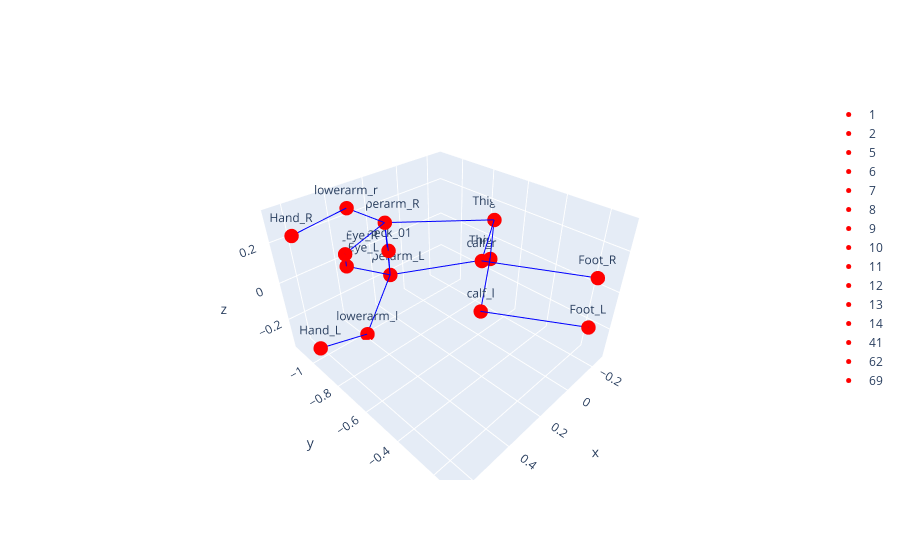

Source (notebook cell):
### Code cell
import plotly.graph_objects as go
import numpy as np

unity_pose_3d = pose_3d_data[0]['joints3d']
print(unity_pose_3d)

def visualize_unity_3d_pose(kpts_3d, unity_mhr70_mapping, mhr70_skeleton_links):

    fig = go.Figure()

    for kid, name in unity_mhr70_mapping.items():
        for i in kpts_3d:
            n = i['name']
            x, y, z = i['x'], i['y'], i['z']

            if name == n: 

                fig.add_trace(go.Scatter3d(
                    x=[z],
                    y=[-y],  
                    z=[x],
                    mode='markers+text',
                    marker=dict(size=5, color='red'),
                    text=[name],
                    textposition='top center',
                    name=kid
                ))

    # 连线
    for start_id, end_id, *info in mhr70_skeleton_links:
        start_name = unity_mhr70_mapping.get(start_id)
        end_name = unity_mhr70_mapping.get(end_id)

        start_point = next((i for i in kpts_3d if i['name'] == start_name), None)
        end_point = next((i for i in kpts_3d if i['name'] == end_name), None)

        if start_point and end_point:
            fig.add_trace(go.Scatter3d(
                x=[start_point['z'], end_point['z']],
                y=[-start_point['y'], -end_point['y']],  
                z=[start_point['x'], end_point['x']],
                mode='lines',
                line=dict(color='blue', width=2),
                showlegend=False
            ))  

    fig.show()

# 実行
visualize_unity_3d_pose(unity_pose_3d, unity_mhr70_mapping, mhr70_skeleton_links)

### Figure 1 — Plotly figure (JSON) as saved in the notebook; plotly's stock layout.template omitted (floating-point values rounded to 4 significant figures)
{"data": [{"marker": {"color": "red", "size": 5}, "mode": "markers+text", "name": "1", "text": ["Bone_Eye_L"], "textposition": "top center", "type": "scatter3d", "x": [0.3641], "y": [-1.126], "z": [-0.0408]}, {"marker": {"color": "red", "size": 5}, "mode": "markers+text", "name": "2", "text": ["Bone_Eye_R"], "textposition": "top center", "type": "scatter3d", "x": [0.3623], "y": [-1.126], "z": [0.02453]}, {"marker": {"color": "red", "size": 5}, "mode": "markers+text", "name": "5", "text": ["Upperarm_L"], "textposition": "top center", "type": "scatter3d", "x": [0.1596], "y": [-1.064], "z": [-0.156]}, {"marker": {"color": "red", "size": 5}, "mode": "markers+text", "name": "6", "text": ["Upperarm_R"], "textposition": "top center", "type": "scatter3d", "x": [0.1653], "y": [-1.065], "z": [0.1388]}, {"marker": {"color": "red", "size": 5}, "mode": "markers+text", "name": "7", "text": ["lowerarm_l"], "textposition": "top center", "type": "scatter3d", "x": [0.3981], "y": [-0.9687], "z": [-0.3461]}, {"marker": {"color": "red", "size": 5}, "mode": "markers+text", "name": "8", "text": ["lowerarm_r"], "textposition": "top center", "type": "scatter3d", "x": [0.4117], "y": [-0.9786], "z": [0.3232]}, {"marker": {"color": "red", "size": 5}, "mode": "markers+text", "name": "9", "text": ["Thigh_L"], "textposition": "top center", "type": "scatter3d", "x": [-0.2509], "y": [-0.7558], "z": [-0.1057]}, {"marker": {"color": "red", "size": 5}, "mode": "markers+text", "name": "10", "text": ["Thigh_R"], "textposition": "top center", "type": "scatter3d", "x": [-0.264], "y": [-0.7558], "z": [0.1105]}, {"marker": {"color": "red", "size": 5}, "mode": "markers+text", "name": "11", "text": ["calf_l"], "textposition": "top center", "type": "scatter3d", "x": [0.0918], "y": [-0.5159], "z": [-0.1253]}, {"marker": {"color": "red", "size": 5}, "mode": "markers+text", "name": "12", "text": ["calf_r"], "textposition": "top center", "type": "scatter3d", "x": [0.08709], "y": [-0.5283], "z": [0.1284]}, {"marker": {"color": "red", "size": 5}, "mode": "markers+text", "name": "13", "text": ["Foot_L"], "textposition": "top center", "type": "scatter3d", "x": [-0.138], "y": [-0.1176], "z": [-0.1176]}, {"marker": {"color": "red", "size": 5}, "mode": "markers+text", "name": "14", "text": ["Foot_R"], "textposition": "top center", "type": "scatter3d", "x": [-0.1197], "y": [-0.1176], "z": [0.1403]}, {"marker": {"color": "red", "size": 5}, "mode": "markers+text", "name": "41", "text": ["Hand_R"], "textposition": "top center", "type": "scatter3d", "x": [0.6534], "y": [-1.002], "z": [0.2806]}, {"marker": {"color": "red", "size": 5}, "mode": "markers+text", "name": "62", "text": ["Hand_L"], "textposition": "top center", "type": "scatter3d", "x": [0.6388], "y": [-0.9902], "z": [-0.2972]}, {"marker": {"color": "red", "size": 5}, "mode": "markers+text", "name": "69", "text": ["neck_01"], "textposition": "top center", "type": "scatter3d", "x": [0.1656], "y": [-1.054], "z": [-0.008641]}, {"line": {"color": "blue", "width": 2}, "mode": "lines", "showlegend": false, "type": "scatter3d", "x": [0.1656, 0.1596], "y": [-1.054, -1.064], "z": [-0.008641, -0.156]}, {"line": {"color": "blue", "width": 2}, "mode": "lines", "showlegend": false, "type": "scatter3d", "x": [0.1656, 0.1653], "y": [-1.054, -1.065], "z": [-0.008641, 0.1388]}, {"line": {"color": "blue", "width": 2}, "mode": "lines", "showlegend": false, "type": "scatter3d", "x": [0.1596, 0.1653], "y": [-1.064, -1.065], "z": [-0.156, 0.1388]}, {"line": {"color": "blue", "width": 2}, "mode": "lines", "showlegend": false, "type": "scatter3d", "x": [0.1596, 0.3641], "y": [-1.064, -1.126], "z": [-0.156, -0.0408]}, {"line": {"color": "blue", "width": 2}, "mode": "lines", "showlegend": false, "type": "scatter3d", "x": [0.1653, 0.3623], "y": [-1.065, -1.126], "z": [0.1388, 0.02453]}, {"line": {"color": "blue", "width": 2}, "mode": "lines", "showlegend": false, "type": "scatter3d", "x": [0.3641, 0.3623], "y": [-1.126, -1.126], "z": [-0.0408, 0.02453]}, {"line": {"color": "blue", "width": 2}, "mode": "lines", "showlegend": false, "type": "scatter3d", "x": [0.1596, 0.3981], "y": [-1.064, -0.9687], "z": [-0.156, -0.3461]}, {"line": {"color": "blue", "width": 2}, "mode": "lines", "showlegend": false, "type": "scatter3d", "x": [0.3981, 0.6388], "y": [-0.9687, -0.9902], "z": [-0.3461, -0.2972]}, {"line": {"color": "blue", "width": 2}, "mode": "lines", "showlegend": false, "type": "scatter3d", "x": [0.1653, 0.4117], "y": [-1.065, -0.9786], "z": [0.1388, 0.3232]}, {"line": {"color": "blue", "width": 2}, "mode": "lines", "showlegend": false, "type": "scatter3d", "x": [0.4117, 0.6534], "y": [-0.9786, -1.002], "z": [0.3232, 0.2806]}, {"line": {"color": "blue", "width": 2}, "mode": "lines", "showlegend": false, "type": "scatter3d", "x": [-0.2509, -0.264], "y": [-0.7558, -0.7558], "z": [-0.1057, 0.1105]}, {"line": {"color": "blue", "width": 2}, "mode": "lines", "showlegend": false, "type": "scatter3d", "x": [0.1596, -0.2509], "y": [-1.064, -0.7558], "z": [-0.156, -0.1057]}, {"line": {"color": "blue", "width": 2}, "mode": "lines", "showlegend": false, "type": "scatter3d", "x": [0.1653, -0.264], "y": [-1.065, -0.7558], "z": [0.1388, 0.1105]}, {"line": {"color": "blue", "width": 2}, "mode": "lines", "showlegend": false, "type": "scatter3d", "x": [-0.2509, 0.0918], "y": [-0.7558, -0.5159], "z": [-0.1057, -0.1253]}, {"line": {"color": "blue", "width": 2}, "mode": "lines", "showlegend": false, "type": "scatter3d", "x": [0.0918, -0.138], "y": [-0.5159, -0.1176], "z": [-0.1253, -0.1176]}, {"line": {"color": "blue", "width": 2}, "mode": "lines", "showlegend": false, "type": "scatter3d", "x": [-0.264, 0.08709], "y": [-0.7558, -0.5283], "z": [0.1105, 0.1284]}, {"line": {"color": "blue", "width": 2}, "mode": "lines", "showlegend": false, "type": "scatter3d", "x": [0.08709, -0.1197], "y": [-0.5283, -0.1176], "z": [0.1284, 0.1403]}], "layout": {}}
